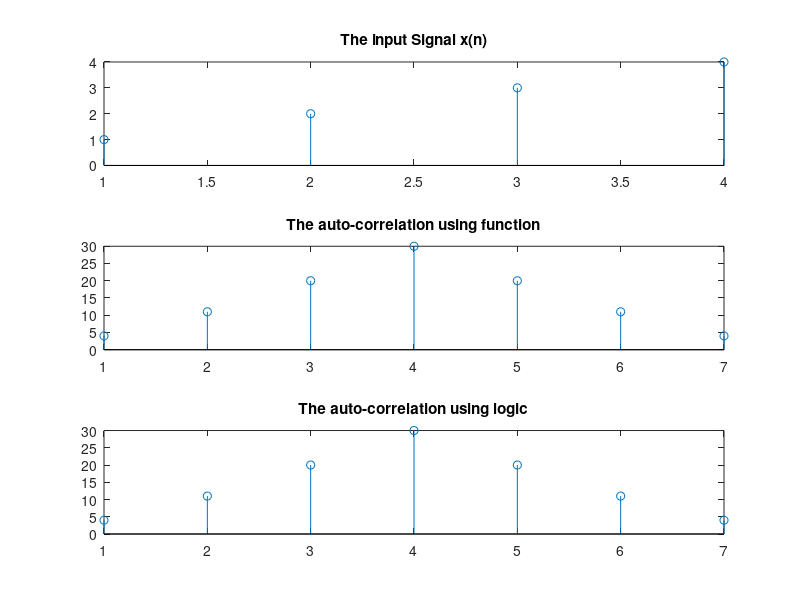

This figure's MATLAB source:
clc;
clear all;
close all;

x=[1 2 3 4];
h=fliplr(x);

C=x.'*h;

k=length(x);
l=length(h);
n=k+l-1;

for i=1:n
    y(i)=0;
    for j=1:k
        s=i-j;
        m=i-j+1;
        if(s<k && m>0)  
            y(i)=y(i)+C(m,j);
        end
    end
end

z=xcorr(x);
fprintf('The convoluted values using function:');
disp(z);

fprintf('The convoluted values without functio:');
disp(y);

subplot(3,1,1);
stem(x);
title('The input Signal x(n)');
subplot(3,1,2);
stem(z);
title('The auto-correlation using function');
subplot(3,1,3);
stem(y);
title('The auto-correlation using logic');